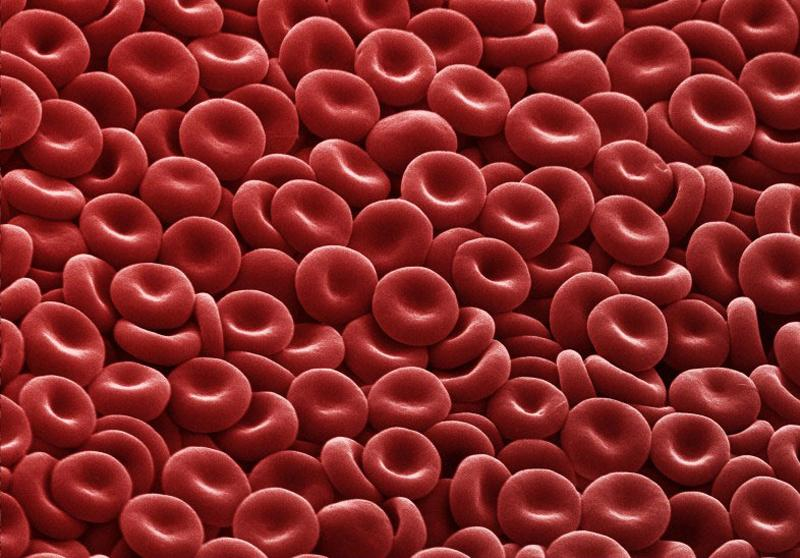
#> input picture Blood-cells_12.Red-blood-ce.jpg, 800 x 558 px, found by its file name
$ jupyter execute Object_Counting_.ipynb
#> lines starting #> are read from the running program, lines starting #| are printed output that depends on the picture; after the words box and inside, x2 and y2 are one past the last pixel; in counts of white or black regions, pixels touching at a corner belong together
<a href="https://colab.research.google.com/github/kai-v/Object-Counting/blob/main/Object_Counting_.ipynb" target="_parent"></a>

Original Image

[cell 1]
import numpy as np
import matplotlib.pyplot as plt
import matplotlib.image as mp
from PIL import Image
import cv2

image_path = "/media/Blood-cells_12.Red-blood-ce.jpg"

f1 = mp.imread(image_path)
#> f1 is the input picture: shape (558, 800, 3); mean R, G, B 133.8, 38.9, 38
plt.imshow(f1)

Converting the Image to Grayscale

[cell 2]
col = Image.open(image_path)
gray_im = col.convert('L')
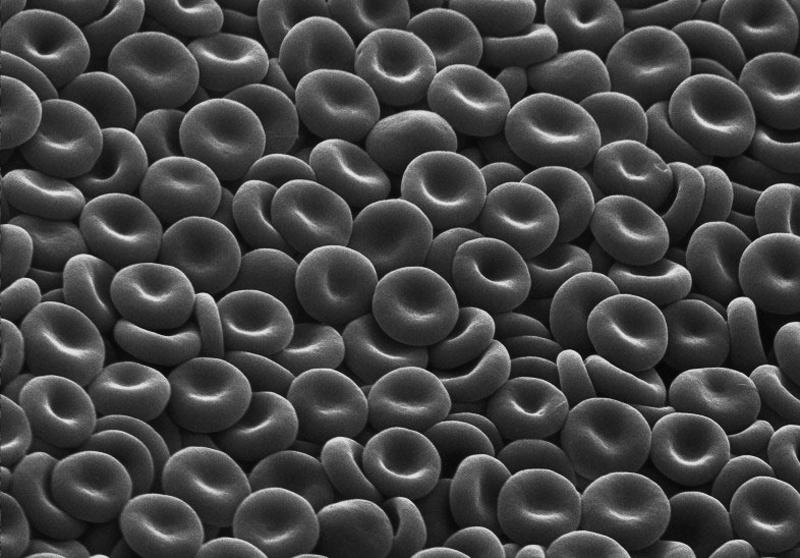
#> gray_im: PIL image 800x558 L; min 3, max 236, mean 67.2

plt.imshow(gray_im, cmap="gray", vmin=0, vmax=255)

Convert to Binary using Tresholding

[cell 3]
img = cv2.imread(image_path,0)
#> img: shape (558, 800); min 0, max 244, mean 67.2
hist = cv2.calcHist([img],[0],None,[256],[0,256])
#> hist = 256 values, max 7694 at index 41, min 0 at index 245, mean 1743.8

# global thresholding

#For Red Blood Cells
ret1,th1 = cv2.threshold(img,127,255,cv2.THRESH_BINARY)
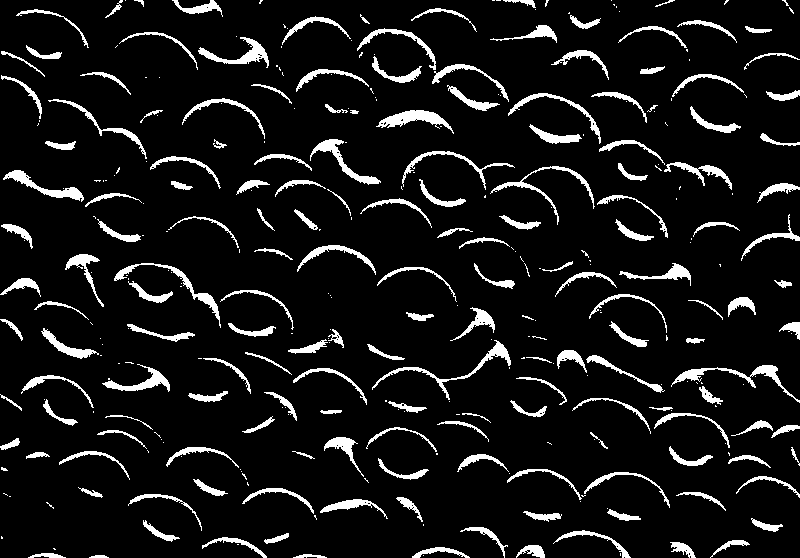
#> th1: shape (558, 800); 8.7% white; 341 white regions (170 under 20 px), largest, box (x1, y1, x2, y2) and area: (671, 365, 800, 403) 748, (372, 340, 511, 400) 724, (376, 110, 454, 134) 706

#For Neurons
#ret1,th1 = cv2.threshold(img,225,255,cv2.THRESH_BINARY)

plt.imshow(th1, cmap="gray", vmin=0, vmax=255)

Performing Dialation

[cell 4]
kernel = np.ones((3,3),np.uint8)

dilate = cv2.dilate(th1,kernel,iterations = 1)
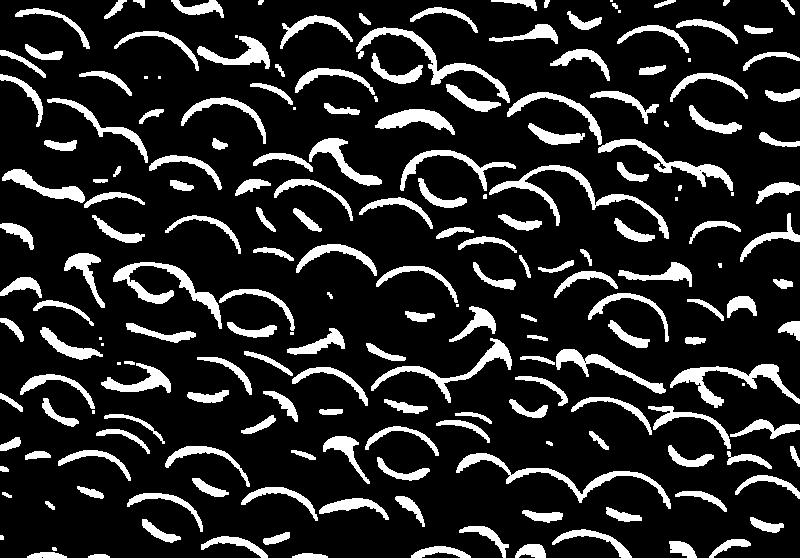
#> dilate: shape (558, 800); 15.5% white; 197 white regions (21 under 20 px), largest, box (x1, y1, x2, y2) and area: (489, 165, 669, 239) 1633, (456, 453, 671, 509) 1568, (113, 262, 222, 329) 1544
plt.figure; plt.subplot(1,2,1); plt.imshow(th1, cmap = 'gray');
plt.subplot(1,2,2); plt.imshow(dilate, cmap = 'gray')
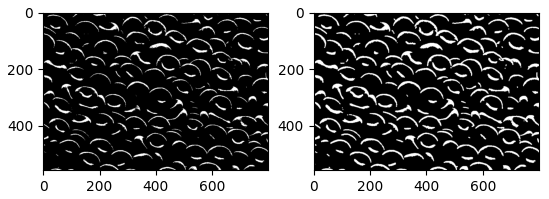
#> figure drawn by matplotlib, 2 panels

Followed by Erosion ...

[cell 5]
erosion = cv2.erode(dilate,kernel,iterations = 1)
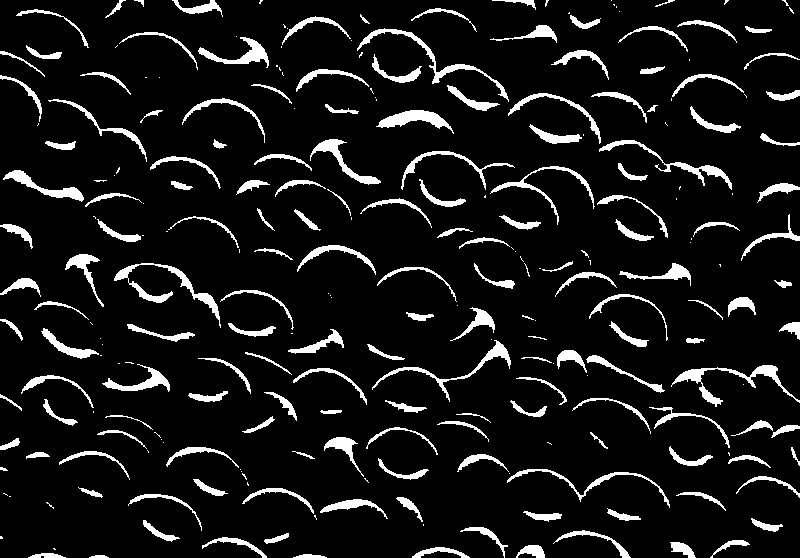
#> erosion: shape (558, 800); 9.1% white; 256 white regions (91 under 20 px), largest, box (x1, y1, x2, y2) and area: (114, 263, 221, 328) 998, (671, 365, 800, 407) 991, (357, 28, 509, 102) 872
plt.figure; plt.subplot(1,2,1); plt.imshow(dilate, cmap = 'gray');
plt.subplot(1,2,2); plt.imshow(erosion, cmap = 'gray')

Blurring the image for any noise , then applying connected components to count the objectfs

[cell 6]
img_processed = cv2.medianBlur(erosion, 7)
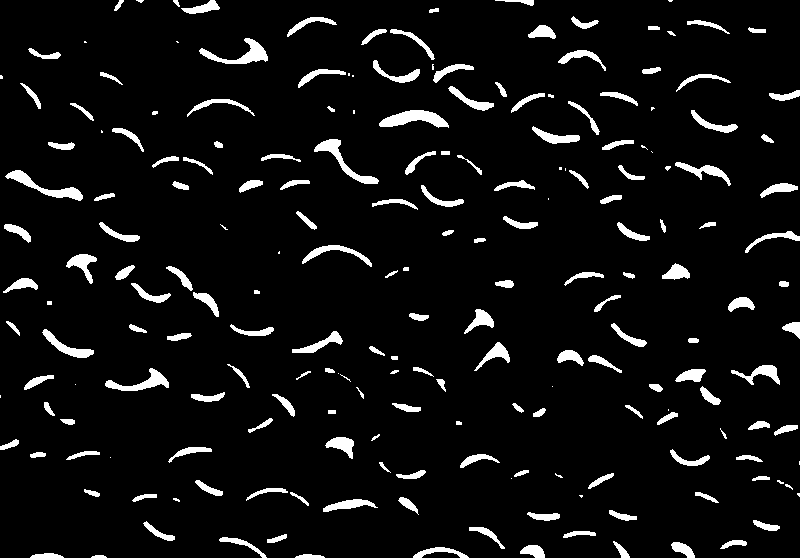
#> img_processed: shape (558, 800); 6.4% white; 207 white regions (34 under 20 px), largest, box (x1, y1, x2, y2) and area: (379, 110, 449, 128) 717, (5, 170, 83, 201) 637, (199, 38, 268, 64) 628
ret, labels = cv2.connectedComponents(img_processed)
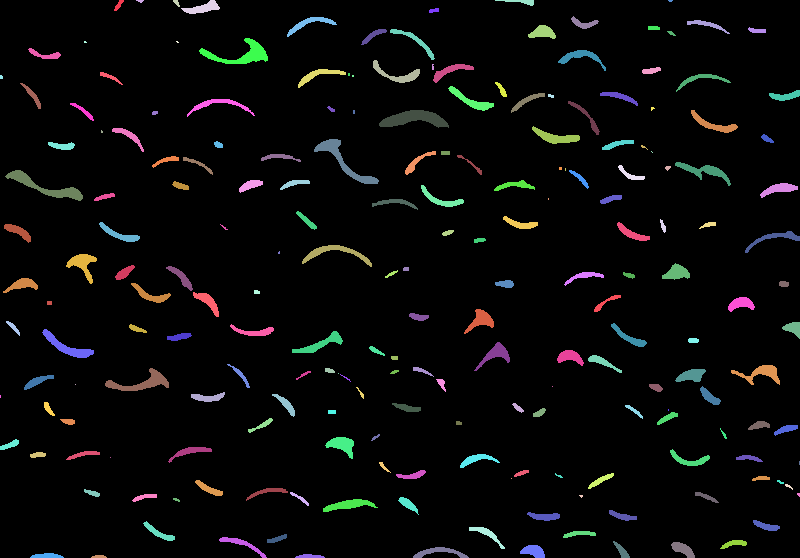
#> labels: shape (558, 800) int32; 208 distinct labels, from 0 to 207; one colour per label, 0 black
#> ret = 208
print('objects number is:', ret-1)
#| objects number is: 207
plt.imshow(img_processed, cmap = 'gray')

$ run again, with neuron.jpg copied over Blood-cells_12.Red-blood-ce.jpg
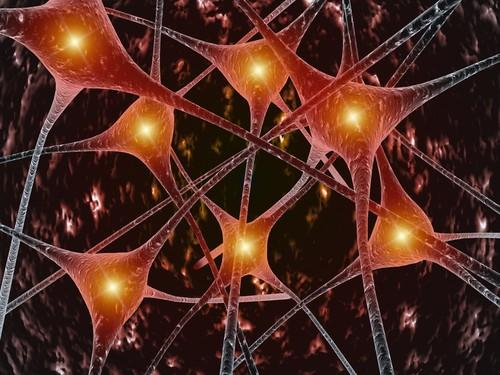
#> input picture neuron.jpg, 500 x 375 px, found by its file name
#> f1 is the input picture: shape (375, 500, 3); mean R, G, B 80.4, 42.5, 32.9
#> `gray_im = col.convert('L')`:
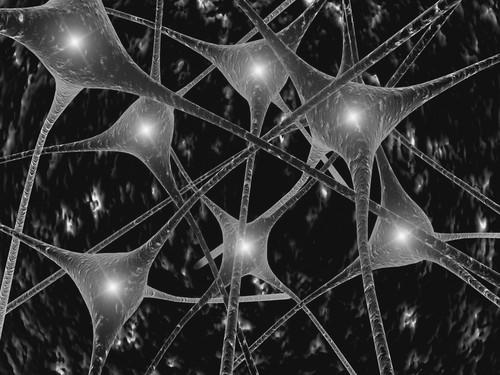
#> gray_im: PIL image 500x375 L; min 0, max 250, mean 52.7
#> hist = 256 values, max 28306 at index 17, min 0 at index 252, mean 732.4
#> th1: shape (375, 500); 9.1% white; 984 white regions (903 under 20 px), largest, box (x1, y1, x2, y2) and area: (210, 170, 309, 289) 1785, (378, 219, 467, 282) 1180, (214, 50, 275, 111) 1127
#> dilate: shape (375, 500); 20.9% white; 357 white regions (168 under 20 px), largest, box (x1, y1, x2, y2) and area: (0, 29, 177, 307) 4666, (199, 169, 310, 330) 4114, (366, 186, 500, 308) 3570
#> erosion: shape (375, 500); 10.8% white; 687 white regions (608 under 20 px), largest, box (x1, y1, x2, y2) and area: (210, 170, 309, 302) 2503, (206, 38, 276, 111) 1553, (9, 42, 113, 234) 1435
#> img_processed: shape (375, 500); 7.4% white; 76 white regions (29 under 20 px), largest, box (x1, y1, x2, y2) and area: (211, 217, 270, 284) 1661, (222, 53, 275, 102) 1269, (386, 220, 423, 267) 1229
#> `ret, labels = cv2.connectedComponents(img_processed)`:
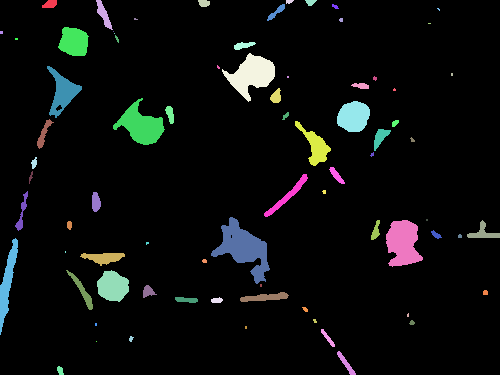
#> labels: shape (375, 500) int32; 77 distinct labels, from 0 to 76; one colour per label, 0 black
#> ret = 77
#| objects number is: 76
